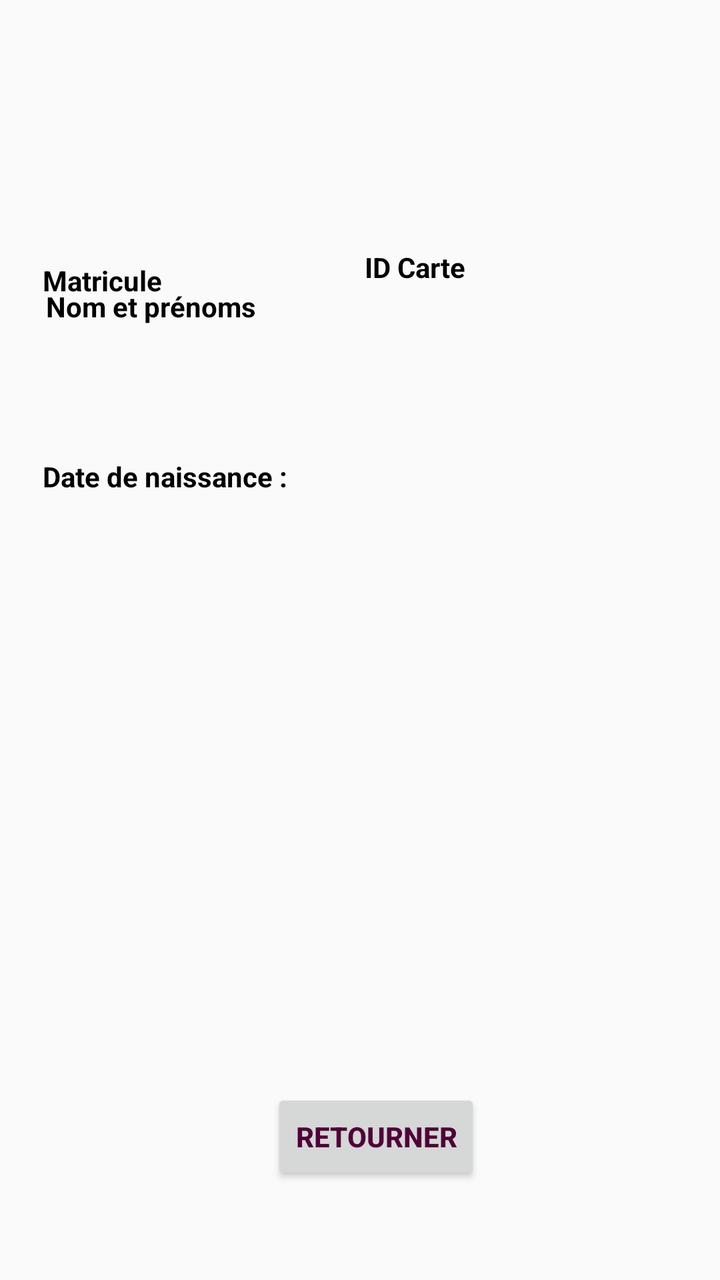
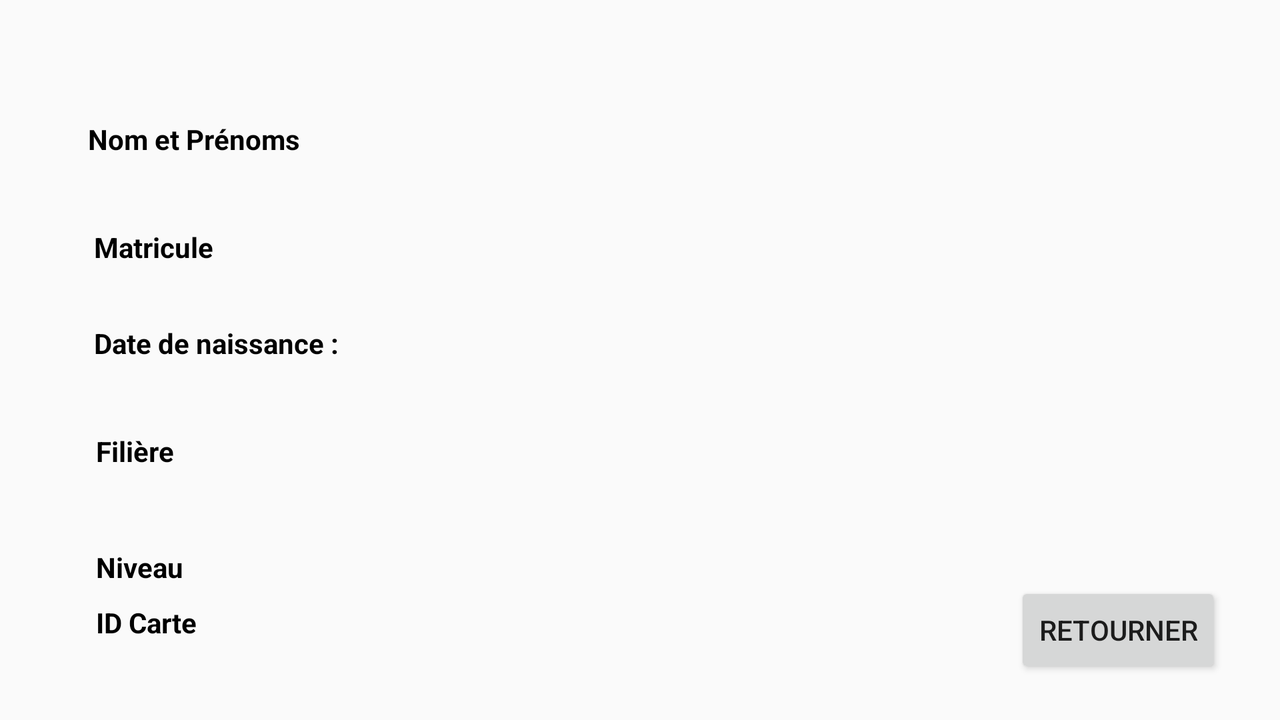

The same Android screen from two of the app's own layout files: first res/layout/ as a phone draws it, then the repository's variant for another configuration, drawn on a device whose configuration selects that folder. Both files follow.
<!-- AndroidManifest.xml: application theme AppTheme -->
<!-- res/layout/activity_student_info.xml -->
<?xml version="1.0" encoding="utf-8"?>
<androidx.constraintlayout.widget.ConstraintLayout xmlns:android="http://schemas.android.com/apk/res/android"
    xmlns:app="http://schemas.android.com/apk/res-auto"
    xmlns:tools="http://schemas.android.com/tools"
    android:layout_width="match_parent"
    android:layout_height="match_parent"
    tools:context="group.omarks.xeuxenroll.Student_info">

    <TextView
        android:id="@+id/textNiveau"
        android:layout_width="399dp"
        android:layout_height="43dp"
        android:layout_marginStart="75dp"
        android:layout_marginEnd="73dp"
        android:layout_marginBottom="94dp"
        android:textColor="#4f0238"
        android:textSize="18sp"
        android:textStyle="bold"
        app:layout_constraintBottom_toBottomOf="parent"
        app:layout_constraintEnd_toEndOf="parent"
        app:layout_constraintHorizontal_bias="0.503"
        app:layout_constraintStart_toStartOf="parent"
        app:layout_constraintTop_toBottomOf="@+id/titleNiveau"
        app:layout_constraintVertical_bias="0.12" />

    <TextView
        android:id="@+id/titleNiveau"
        android:layout_width="wrap_content"
        android:layout_height="wrap_content"
        android:layout_marginStart="47dp"
        android:layout_marginTop="10dp"
        android:layout_marginEnd="320dp"
        android:text="@string/niveau"
        android:textColor="#000"
        android:textStyle="bold"
        app:layout_constraintEnd_toEndOf="parent"
        app:layout_constraintStart_toStartOf="parent"
        app:layout_constraintTop_toBottomOf="@+id/textFiliere" />

    <TextView
        android:id="@+id/textFiliere"
        android:layout_width="399dp"
        android:layout_height="49dp"
        android:layout_marginStart="72dp"
        android:layout_marginEnd="76dp"
        android:layout_marginBottom="176dp"
        android:textColor="#4f0238"
        android:textSize="18sp"
        android:textStyle="bold"
        app:layout_constraintBottom_toBottomOf="parent"
        app:layout_constraintEnd_toEndOf="parent"
        app:layout_constraintHorizontal_bias="0.489"
        app:layout_constraintStart_toStartOf="parent"
        app:layout_constraintTop_toBottomOf="@+id/titleFiliere"
        app:layout_constraintVertical_bias="0.063" />

    <TextView
        android:id="@+id/titleFiliere"
        android:layout_width="wrap_content"
        android:layout_height="wrap_content"
        android:layout_marginStart="48dp"
        android:layout_marginTop="10dp"
        android:layout_marginEnd="324dp"
        android:text="@string/fili_re"
        android:textColor="#000"
        android:textStyle="bold"
        app:layout_constraintEnd_toEndOf="parent"
        app:layout_constraintStart_toStartOf="parent"
        app:layout_constraintTop_toBottomOf="@+id/textDateNaissance" />

    <ImageView
        android:id="@+id/imageView"
        android:layout_width="144dp"
        android:layout_height="128dp"
        android:layout_marginStart="122dp"
        android:layout_marginEnd="145dp"
        android:contentDescription="@string/todo"
        app:layout_constraintBottom_toBottomOf="parent"
        app:layout_constraintEnd_toEndOf="parent"
        app:layout_constraintHorizontal_bias="1.0"
        app:layout_constraintStart_toStartOf="parent"
        app:layout_constraintTop_toTopOf="parent"
        app:layout_constraintVertical_bias="0.026"
        app:srcCompat="@drawable/lolo" />

    <TextView
        android:id="@+id/tittleMtle"
        android:layout_width="wrap_content"
        android:layout_height="wrap_content"
        android:layout_marginStart="47dp"
        android:layout_marginTop="101dp"
        android:layout_marginEnd="305dp"
        android:layout_marginBottom="461dp"
        android:text="@string/matricule"
        android:textColor="#000"
        android:textStyle="bold"
        app:layout_constraintBottom_toBottomOf="parent"
        app:layout_constraintEnd_toEndOf="parent"
        app:layout_constraintStart_toStartOf="parent"
        app:layout_constraintTop_toTopOf="parent" />

    <TextView
        android:id="@+id/tittleCarte"
        android:layout_width="wrap_content"
        android:layout_height="wrap_content"
        android:layout_marginStart="109dp"
        android:layout_marginTop="33dp"
        android:layout_marginEnd="135dp"
        android:layout_marginBottom="6dp"
        android:text="@string/carte"
        android:textColor="#000"
        android:textStyle="bold"
        app:layout_constraintBottom_toTopOf="@+id/textCarte"
        app:layout_constraintEnd_toEndOf="parent"
        app:layout_constraintStart_toEndOf="@+id/tittleMtle"
        app:layout_constraintTop_toBottomOf="@+id/imageView" />

    <TextView
        android:id="@+id/textMtle"
        android:layout_width="169dp"
        android:layout_height="36dp"
        android:layout_marginTop="10dp"
        android:layout_marginBottom="496dp"
        android:textColor="#4f0238"
        android:textSize="18sp"
        android:textStyle="bold"
        app:layout_constraintBottom_toBottomOf="parent"
        app:layout_constraintEnd_toEndOf="parent"
        app:layout_constraintHorizontal_bias="0.066"
        app:layout_constraintStart_toStartOf="parent"
        app:layout_constraintTop_toBottomOf="@+id/tittleMtle" />

    <TextView
        android:id="@+id/textCarte"
        android:layout_width="169dp"
        android:layout_height="36dp"
        android:layout_marginStart="29dp"
        android:layout_marginEnd="36dp"
        android:layout_marginBottom="36dp"
        android:textColor="#4f0238"
        android:textSize="18sp"
        android:textStyle="bold"
        app:layout_constraintBottom_toTopOf="@+id/textNom"
        app:layout_constraintEnd_toEndOf="parent"
        app:layout_constraintStart_toEndOf="@+id/textMtle"
        app:layout_constraintTop_toBottomOf="@+id/tittleCarte" />

    <TextView
        android:id="@+id/titleNom"
        android:layout_width="wrap_content"
        android:layout_height="wrap_content"
        android:layout_marginStart="48dp"
        android:layout_marginTop="10dp"
        android:layout_marginEnd="257dp"
        android:text="Nom et prénoms"
        android:textColor="#000"
        android:textStyle="bold"
        app:layout_constraintEnd_toEndOf="parent"
        app:layout_constraintStart_toStartOf="parent"
        app:layout_constraintTop_toBottomOf="@+id/textMtle" />

    <TextView
        android:id="@+id/textNom"
        android:layout_width="396dp"
        android:layout_height="48dp"
        android:layout_marginStart="75dp"
        android:layout_marginEnd="74dp"
        android:layout_marginBottom="339dp"
        android:textColor="#4f0238"
        android:textSize="18sp"
        android:textStyle="bold"
        app:layout_constraintBottom_toBottomOf="parent"
        app:layout_constraintEnd_toEndOf="parent"
        app:layout_constraintHorizontal_bias="0.507"
        app:layout_constraintStart_toStartOf="parent"
        app:layout_constraintTop_toBottomOf="@+id/titleNom"
        app:layout_constraintVertical_bias="0.088" />

    <TextView
        android:id="@+id/titleDateNaiss"
        android:layout_width="wrap_content"
        android:layout_height="wrap_content"
        android:layout_marginStart="47dp"
        android:layout_marginTop="10dp"
        android:layout_marginEnd="242dp"
        android:text="@string/date_de_naissance"
        android:textColor="#000"
        android:textStyle="bold"
        app:layout_constraintEnd_toEndOf="parent"
        app:layout_constraintStart_toStartOf="parent"
        app:layout_constraintTop_toBottomOf="@+id/textNom" />

    <TextView
        android:id="@+id/textDateNaissance"
        android:layout_width="401dp"
        android:layout_height="41dp"
        android:layout_marginStart="75dp"
        android:layout_marginEnd="73dp"
        android:layout_marginBottom="255dp"
        android:textColor="#4f0238"
        android:textSize="18sp"
        android:textStyle="bold"
        app:layout_constraintBottom_toBottomOf="parent"
        app:layout_constraintEnd_toEndOf="parent"
        app:layout_constraintHorizontal_bias="0.503"
        app:layout_constraintStart_toStartOf="parent"
        app:layout_constraintTop_toBottomOf="@+id/titleDateNaiss"
        app:layout_constraintVertical_bias="0.104" />

    <Button
        android:id="@+id/retour"
        android:layout_width="wrap_content"
        android:layout_height="wrap_content"
        android:layout_marginStart="154dp"
        android:layout_marginTop="43dp"
        android:layout_marginEnd="138dp"
        android:layout_marginBottom="12dp"
        android:text="@string/lier_la_carte"
        android:textColor="#4f0238"
        android:textStyle="bold"
        app:layout_constraintBottom_toBottomOf="parent"
        app:layout_constraintEnd_toEndOf="parent"
        app:layout_constraintStart_toStartOf="parent"
        app:layout_constraintTop_toBottomOf="@+id/textNiveau" />

</androidx.constraintlayout.widget.ConstraintLayout>
<!-- resources referenced by this layout -->
<resources>
  <string name="carte">ID Carte</string>
  <string name="date_de_naissance">Date de naissance :</string>
  <string name="fili_re">Filière</string>
  <string name="lier_la_carte">Retourner</string>
  <string name="matricule">Matricule</string>
  <string name="niveau">Niveau</string>
  <string name="todo">TODO</string>
  <style name="AppTheme" parent="Theme.AppCompat.Light.DarkActionBar">
          
          <item name="colorPrimary">@color/colorPrimary</item>
          <item name="colorPrimaryDark">@color/colorPrimaryDark</item>
          <item name="colorAccent">@color/colorAccent</item>
          <item name="windowActionBar">true</item>
      </style>
</resources>
<!-- res/layout-land/activity_student_info.xml (the repository's variant of the layout above) -->
<!-- drawn on the phone turned sideways -->
<?xml version="1.0" encoding="utf-8"?>
<androidx.constraintlayout.widget.ConstraintLayout xmlns:android="http://schemas.android.com/apk/res/android"
    xmlns:app="http://schemas.android.com/apk/res-auto"
    xmlns:tools="http://schemas.android.com/tools"
    android:layout_width="match_parent"
    android:layout_height="match_parent"
    tools:context=".Student_info">

    <TextView
        android:id="@+id/textNiveau"
        android:layout_width="wrap_content"
        android:layout_height="34dp"
        android:layout_marginStart="100dp"
        android:layout_marginTop="24dp"
        android:textColor="#4f0238"
        android:textSize="18sp"
        android:textStyle="bold"
        app:layout_constraintStart_toEndOf="@+id/titleNiveau"
        app:layout_constraintTop_toBottomOf="@+id/textFiliere" />

    <TextView
        android:id="@+id/titleNiveau"
        android:layout_width="wrap_content"
        android:layout_height="wrap_content"
        android:layout_marginStart="48dp"
        android:layout_marginTop="39dp"
        android:text="@string/niveau"
        android:textColor="#000"
        android:textStyle="bold"
        app:layout_constraintStart_toStartOf="parent"
        app:layout_constraintTop_toBottomOf="@+id/titleFiliere" />

    <TextView
        android:id="@+id/textFiliere"
        android:layout_width="wrap_content"
        android:layout_height="34dp"
        android:layout_marginStart="105dp"
        android:layout_marginTop="21dp"
        android:textColor="#4f0238"
        android:textSize="18sp"
        android:textStyle="bold"
        app:layout_constraintStart_toEndOf="@+id/titleFiliere"
        app:layout_constraintTop_toBottomOf="@+id/textDateNaissance" />

    <TextView
        android:id="@+id/titleFiliere"
        android:layout_width="wrap_content"
        android:layout_height="wrap_content"
        android:layout_marginStart="48dp"
        android:layout_marginTop="35dp"
        android:text="@string/fili_re"
        android:textColor="#000"
        android:textStyle="bold"
        app:layout_constraintStart_toStartOf="parent"
        app:layout_constraintTop_toBottomOf="@+id/titleDateNaiss" />

    <ImageView
        android:id="@+id/imageView"
        android:layout_width="169dp"
        android:layout_height="175dp"
        android:layout_marginStart="351dp"
        android:layout_marginTop="41dp"
        android:layout_marginEnd="41dp"
        android:layout_marginBottom="68dp"
        android:contentDescription="@string/todo"
        app:layout_constraintBottom_toTopOf="@+id/retour"
        app:layout_constraintEnd_toEndOf="parent"
        app:layout_constraintStart_toEndOf="@+id/titleDateNaiss"
        app:layout_constraintTop_toTopOf="parent"
        app:srcCompat="@drawable/lolo" />

    <TextView
        android:id="@+id/tittleMtle"
        android:layout_width="wrap_content"
        android:layout_height="wrap_content"
        android:layout_marginStart="47dp"
        android:layout_marginTop="35dp"
        android:layout_marginBottom="4dp"
        android:text="@string/matricule"
        android:textColor="#000"
        android:textStyle="bold"
        app:layout_constraintBottom_toTopOf="@+id/titleDateNaiss"
        app:layout_constraintStart_toStartOf="parent"
        app:layout_constraintTop_toBottomOf="@+id/titleNom" />

    <TextView
        android:id="@+id/textMtle"
        android:layout_width="wrap_content"
        android:layout_height="34dp"
        android:layout_marginStart="84dp"
        android:layout_marginTop="107dp"
        android:textColor="#4f0238"
        android:textSize="18sp"
        android:textStyle="bold"
        app:layout_constraintStart_toEndOf="@+id/tittleMtle"
        app:layout_constraintTop_toTopOf="parent" />

    <TextView
        android:id="@+id/titleNom"
        android:layout_width="wrap_content"
        android:layout_height="wrap_content"
        android:layout_marginStart="44dp"
        android:layout_marginTop="60dp"
        android:text="@string/nom_et_pr_noms"
        android:textColor="#000"
        android:textStyle="bold"
        app:layout_constraintBottom_toTopOf="@+id/tittleMtle"
        app:layout_constraintStart_toStartOf="parent"
        app:layout_constraintTop_toTopOf="parent" />

    <TextView
        android:id="@+id/textNom"
        android:layout_width="wrap_content"
        android:layout_height="34dp"
        android:layout_marginStart="34dp"
        android:layout_marginTop="53dp"
        android:textColor="#4f0238"
        android:textSize="18sp"
        android:textStyle="bold"
        app:layout_constraintStart_toEndOf="@+id/titleNom"
        app:layout_constraintTop_toTopOf="parent" />

    <TextView
        android:id="@+id/titleDateNaiss"
        android:layout_width="wrap_content"
        android:layout_height="wrap_content"
        android:layout_marginStart="47dp"
        android:layout_marginTop="29dp"
        android:text="@string/date_de_naissance"
        android:textColor="#000"
        android:textStyle="bold"
        app:layout_constraintStart_toStartOf="parent"
        app:layout_constraintTop_toBottomOf="@+id/tittleMtle" />

    <TextView
        android:id="@+id/textDateNaissance"
        android:layout_width="wrap_content"
        android:layout_height="34dp"
        android:layout_marginStart="21dp"
        android:layout_marginTop="20dp"
        android:textColor="#4f0238"
        android:textSize="18sp"
        android:textStyle="bold"
        app:layout_constraintStart_toEndOf="@+id/titleDateNaiss"
        app:layout_constraintTop_toBottomOf="@+id/textMtle" />


    <TextView
        android:id="@+id/tittleCarte"
        android:layout_width="wrap_content"
        android:layout_height="wrap_content"
        android:layout_marginStart="48dp"
        android:layout_marginTop="34dp"
        android:layout_marginEnd="91dp"
        android:layout_marginBottom="65dp"
        android:text="@string/carte"
        android:textColor="#000"
        android:textStyle="bold"
        app:layout_constraintBottom_toBottomOf="parent"
        app:layout_constraintEnd_toStartOf="@+id/textCarte"
        app:layout_constraintStart_toStartOf="parent"
        app:layout_constraintTop_toBottomOf="@+id/titleNiveau" />

    <TextView
        android:id="@+id/textCarte"
        android:layout_width="wrap_content"
        android:layout_height="36dp"
        android:layout_marginStart="91dp"
        android:layout_marginTop="19dp"
        android:layout_marginBottom="52dp"
        android:textColor="#4f0238"
        android:textSize="18sp"
        android:textStyle="bold"
        app:layout_constraintBottom_toBottomOf="parent"
        app:layout_constraintStart_toEndOf="@+id/tittleCarte"
        app:layout_constraintTop_toBottomOf="@+id/textNiveau" />

    <Button
        android:id="@+id/retour"
        android:layout_width="wrap_content"
        android:layout_height="wrap_content"
        android:layout_marginStart="32dp"
        android:layout_marginTop="75dp"
        android:text="@string/lier_la_carte"
        app:layout_constraintStart_toStartOf="@+id/imageView"
        app:layout_constraintTop_toBottomOf="@+id/imageView" />

</androidx.constraintlayout.widget.ConstraintLayout>
<!-- resources referenced by the variant -->
<!-- as the phone turned sideways resolves them -->
<resources>
  <string name="carte">ID Carte</string>
  <string name="date_de_naissance">Date de naissance :</string>
  <string name="fili_re">Filière</string>
  <string name="lier_la_carte">Retourner</string>
  <string name="matricule">Matricule</string>
  <string name="niveau">Niveau</string>
  <string name="nom_et_pr_noms">Nom et Prénoms</string>
  <string name="todo">TODO</string>
  <style name="AppTheme" parent="Theme.AppCompat.Light.DarkActionBar">
          
          <item name="colorPrimary">@color/colorPrimary</item>
          <item name="colorPrimaryDark">@color/colorPrimaryDark</item>
          <item name="colorAccent">@color/colorAccent</item>
          <item name="windowActionBar">true</item>
      </style>
</resources>
